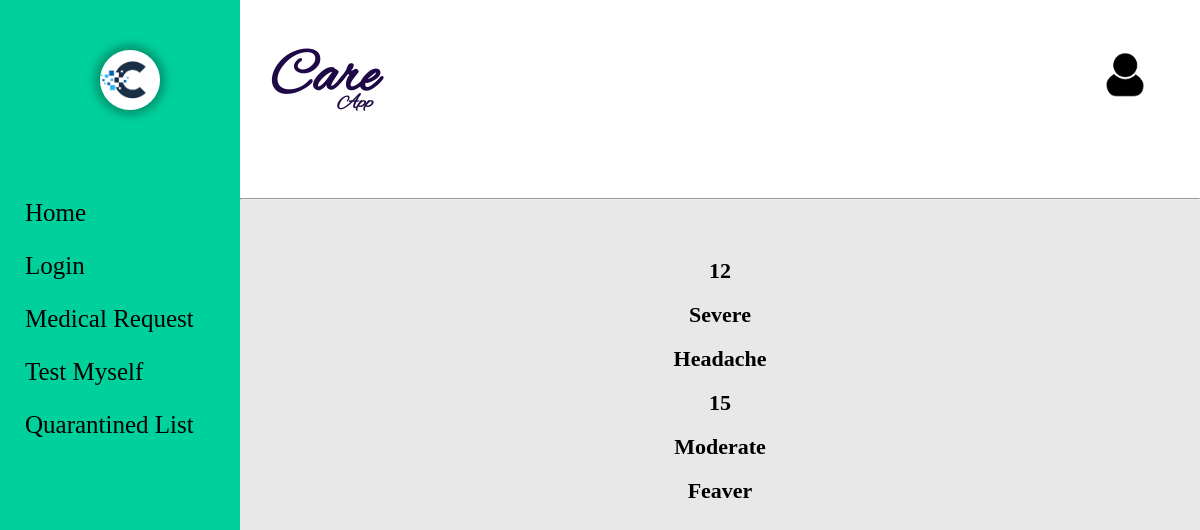
The app's page /ViewRequest.php, older data.
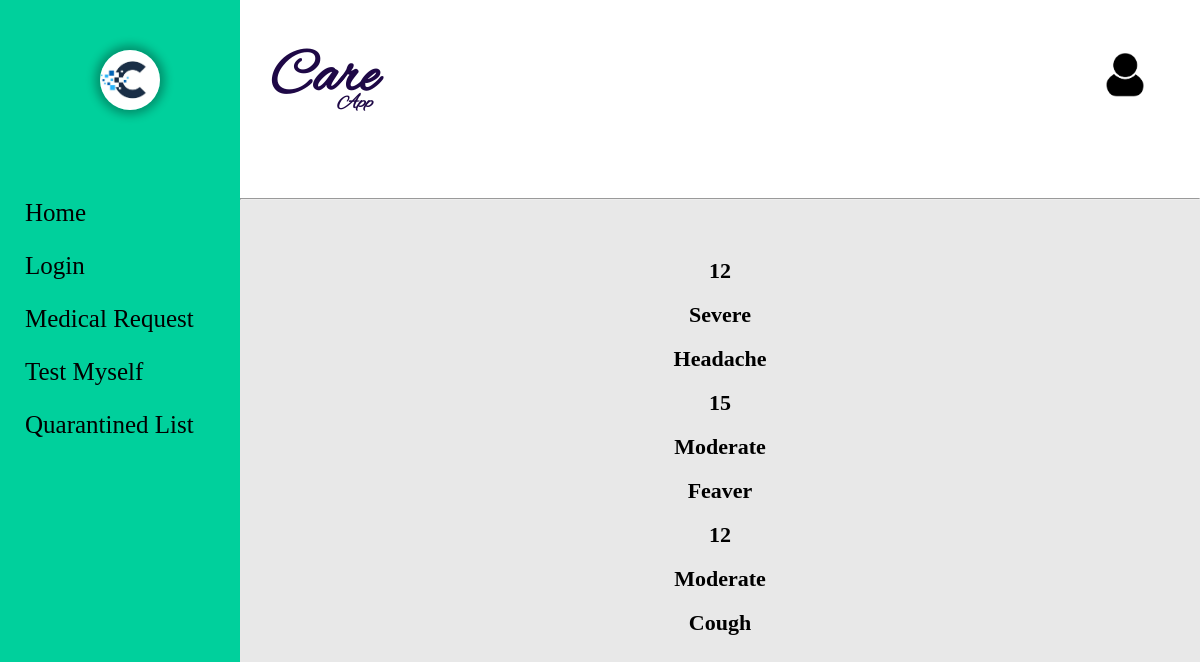
The same page, newer data.
### tables this page shows
CREATE TABLE `mrequest` (
  `MR_id` int(5) NOT NULL,
  `L_id` int(5) NOT NULL,
  `Reason` varchar(20) NOT NULL,
  `Urgency` varchar(10) NOT NULL,
  `Date` varchar(12) NOT NULL,
  `status` tinyint(1) NOT NULL DEFAULT 1
);

### ViewRequest.php (the view, shortened to what this page needs)
<!DOCTYPE html>
<html lang="en">
<head>
	<link rel="stylesheet" type="text/css" href="css\registration.css" />
</head>
<body>
<?php require("Leftbar.php"); ?>
<div class="right_cont" style="{background-color: rgb(232, 232, 232);}">
	<?php require("Topbar.php"); ?>
	<center>
    <form >
	<?php
					$con=mysqli_connect("localhost","root","","care_app")or die("couldn't connect");
					$query="select * from mrequest";
					$result =mysqli_query($con,$query);
					while($row=mysqli_fetch_array($result))
					{?>
						<h2><?php echo $row['L_id'] ?></h2><br>
						<h2><?php echo $row['Urgency'] ?></h2><br>
						<h2><?php echo $row['Reason'] ?></h2><br>
					<?php
					}
				?>
        <br>
	</form>
</center>
	</div>
</body>
</html>

Row changes from the older to the newer data that the page shows:
added mrequest: L "12", Urgency "Moderate", Reason "Cough"
